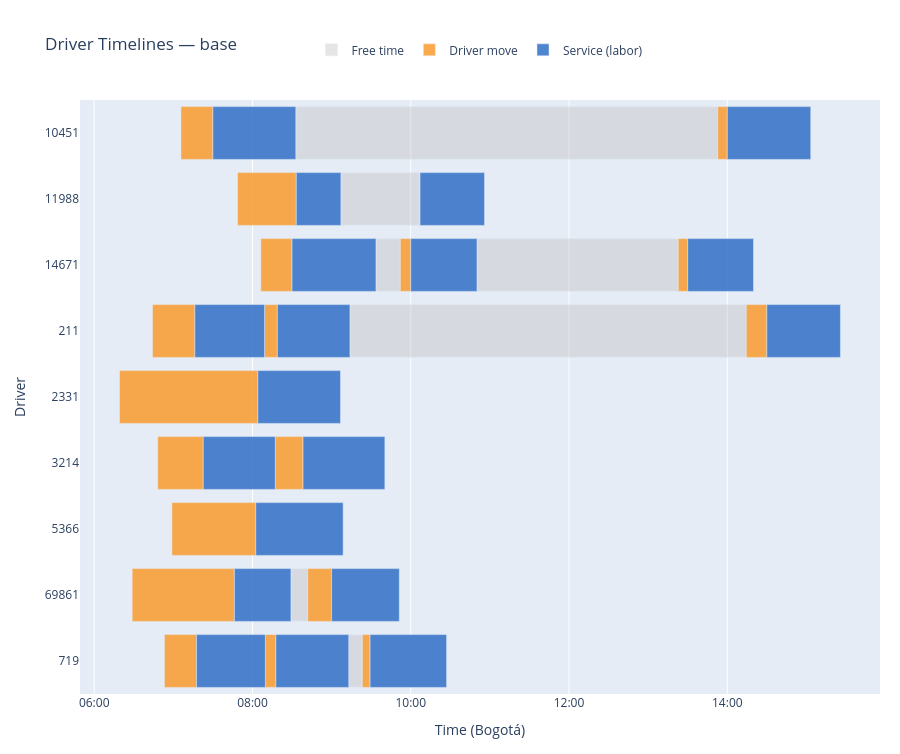
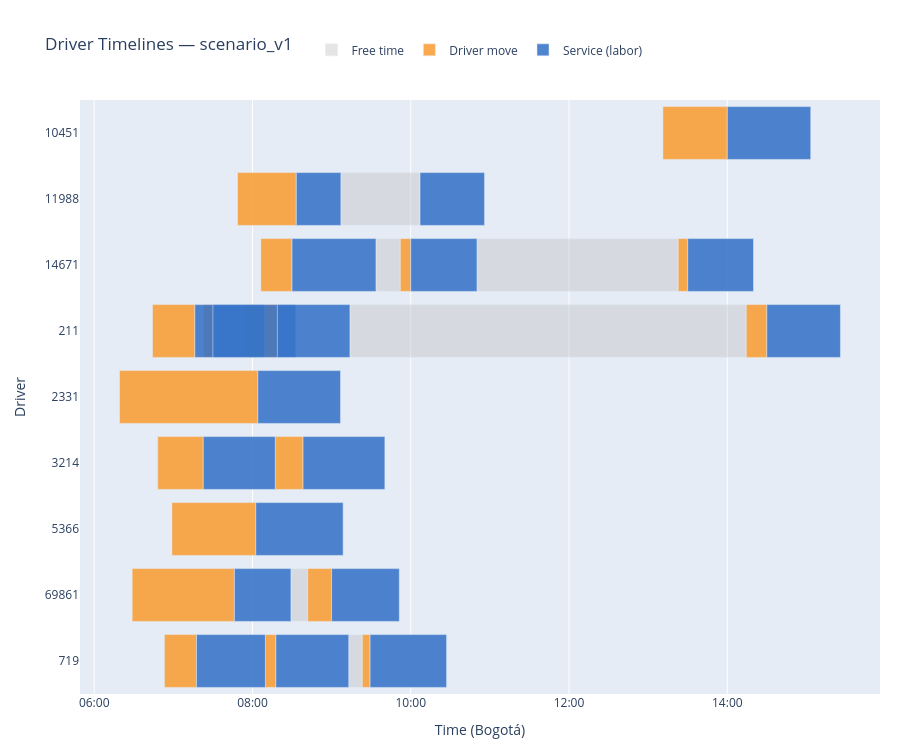

Here is the notebook cell these charts were saved with, in order:
### Code cell
# ── Gantt Charts — one per scenario ─────────────────────────────────────────
for label, rows, segs in zip(
    _scenario_set.labels,
    _scenario_set.rows_list,
    _scenario_set.segments_list,
):
    _drivers = sorted({r["driver_id"] for r in rows if r["driver_id"] is not None})
    build_gantt_figure(segs, _drivers, label).show()

### Figure 1 — Plotly figure (JSON) as saved in the notebook; plotly's stock layout.template omitted (floating-point values rounded to 4 significant figures)
{"data": [{"base": ["2026-05-05T09:13:53.640000", "2026-05-05T08:17:17.580000", "2026-05-05T08:32:51", "2026-05-05T09:33:37.800000", "2026-05-05T10:50:13.200000", "2026-05-05T09:13:00.540000", "2026-05-05T09:07:02.640000", "2026-05-05T08:29:10.380000"], "hoverinfo": "text", "hovertext": ["<b>Free time</b><br>Driver: 211<br>Labor: 582581<br>Service: 476091<br>Start: 09:13<br>End:   14:14<br>Duration: 300.5 min", "<b>Free time</b><br>Driver: 3214<br>Labor: 575990<br>Service: 469754<br>Start: 08:17<br>End:   08:17<br>Duration: 0.0 min", "<b>Free time</b><br>Driver: 10451<br>Labor: 582087<br>Service: 475611<br>Start: 08:32<br>End:   13:52<br>Duration: 319.9 min", "<b>Free time</b><br>Driver: 14671<br>Labor: 584522<br>Service: 477996<br>Start: 09:33<br>End:   09:52<br>Duration: 18.5 min", "<b>Free time</b><br>Driver: 14671<br>Labor: 580598<br>Service: 474217<br>Start: 10:50<br>End:   13:22<br>Duration: 152.6 min", "<b>Free time</b><br>Driver: 719<br>Labor: 583222<br>Service: 476714<br>Start: 09:13<br>End:   09:23<br>Duration: 10.3 min", "<b>Free time</b><br>Driver: 11988<br>Labor: 581306<br>Service: 474882<br>Start: 09:07<br>End:   10:07<br>Duration: 60.0 min", "<b>Free time</b><br>Driver: 69861<br>Labor: 584209<br>Service: 477688<br>Start: 08:29<br>End:   08:41<br>Duration: 12.8 min"], "legendgroup": "FREE_TIME", "marker": {"color": "rgba(190, 190, 190, 0.40)"}, "name": "Free time", "orientation": "h", "type": "bar", "x": [18029640, 100, 19197000, 1107720, 9154800, 617700, 3600000, 765300], "y": ["211", "3214", "10451", "14671", "14671", "719", "11988", "69861"]}, {"base": ["2026-05-05T06:44:14.640000", "2026-05-05T08:09:10.500000", "2026-05-05T14:14:23.280000", "2026-05-05T06:48:09.864000", "2026-05-05T08:17:17.680000", "2026-05-05T06:58:55.848000", "2026-05-05T07:05:46.680000", "2026-05-05T13:52:48", "2026-05-05T08:06:20.016000", "2026-05-05T09:52:05.520000", "2026-05-05T13:22:48", "2026-05-05T06:19:14.430000", "2026-05-05T06:53:15.756000", "2026-05-05T08:09:47.520000", "2026-05-05T09:23:18.240000", "2026-05-05T07:48:41.166000", "2026-05-05T06:28:47.586000", "2026-05-05T08:41:55.680000"], "hoverinfo": "text", "hovertext": ["<b>Driver move</b><br>Driver: 211<br>Labor: 568175<br>Service: 462197<br>Start: 06:44<br>End:   07:16<br>Duration: 32.1 min<br>Distance: 10.70 km", "<b>Driver move</b><br>Driver: 211<br>Labor: 583229<br>Service: 476721<br>Start: 08:09<br>End:   08:18<br>Duration: 9.7 min<br>Distance: 5.99 km", "<b>Driver move</b><br>Driver: 211<br>Labor: 582581<br>Service: 476091<br>Start: 14:14<br>End:   14:30<br>Duration: 15.6 min<br>Distance: 7.28 km", "<b>Driver move</b><br>Driver: 3214<br>Labor: 577164<br>Service: 470895<br>Start: 06:48<br>End:   07:22<br>Duration: 34.5 min<br>Distance: 11.51 km", "<b>Driver move</b><br>Driver: 3214<br>Labor: 575990<br>Service: 469754<br>Start: 08:17<br>End:   08:38<br>Duration: 21.1 min<br>Distance: 11.09 km", "<b>Driver move</b><br>Driver: 5366<br>Labor: 579573<br>Service: 473252<br>Start: 06:58<br>End:   08:02<br>Duration: 63.6 min<br>Distance: 21.20 km", "<b>Driver move</b><br>Driver: 10451<br>Labor: 581535<br>Service: 473669<br>Start: 07:05<br>End:   07:30<br>Duration: 24.2 min<br>Distance: 8.07 km", "<b>Driver move</b><br>Driver: 10451<br>Labor: 582087<br>Service: 475611<br>Start: 13:52<br>End:   14:00<br>Duration: 7.2 min<br>Distance: 4.23 km", "<b>Driver move</b><br>Driver: 14671<br>Labor: 583370<br>Service: 476859<br>Start: 08:06<br>End:   08:30<br>Duration: 23.7 min<br>Distance: 7.89 km", "<b>Driver move</b><br>Driver: 14671<br>Labor: 584522<br>Service: 477996<br>Start: 09:52<br>End:   10:00<br>Duration: 7.9 min<br>Distance: 3.27 km", "<b>Driver move</b><br>Driver: 14671<br>Labor: 580598<br>Service: 474217<br>Start: 13:22<br>End:   13:30<br>Duration: 7.2 min<br>Distance: 3.28 km", "<b>Driver move</b><br>Driver: 2331<br>Labor: 581010<br>Service: 474609<br>Start: 06:19<br>End:   08:04<br>Duration: 104.9 min<br>Distance: 34.95 km", "<b>Driver move</b><br>Driver: 719<br>Labor: 581134<br>Service: 474726<br>Start: 06:53<br>End:   07:17<br>Duration: 24.3 min<br>Distance: 8.10 km", "<b>Driver move</b><br>Driver: 719<br>Labor: 583190<br>Service: 476688<br>Start: 08:09<br>End:   08:17<br>Duration: 8.0 min<br>Distance: 3.72 km", "<b>Driver move</b><br>Driver: 719<br>Labor: 583222<br>Service: 476714<br>Start: 09:23<br>End:   09:29<br>Duration: 5.9 min<br>Distance: 0.49 km", "<b>Driver move</b><br>Driver: 11988<br>Labor: 581304<br>Service: 474882<br>Start: 07:48<br>End:   08:33<br>Duration: 44.5 min<br>Distance: 14.85 km", "<b>Driver move</b><br>Driver: 69861<br>Labor: 583220<br>Service: 476714<br>Start: 06:28<br>End:   07:46<br>Duration: 77.5 min<br>Distance: 25.83 km", "<b>Driver move</b><br>Driver: 69861<br>Labor: 584209<br>Service: 477688<br>Start: 08:41<br>End:   09:00<br>Duration: 18.1 min<br>Distance: 9.35 km"], "legendgroup": "DRIVER_MOVE", "marker": {"color": "rgba(250, 155, 45,  0.85)"}, "name": "Driver move", "orientation": "h", "type": "bar", "x": [1925460, 581940, 936720, 2071116, 1263060, 3815892, 1453320, 432000, 1419984, 474480, 432000, 6291450, 1457964, 478620, 352440, 2672874, 4649994, 1084320], "y": ["211", "211", "211", "3214", "3214", "5366", "10451", "10451", "14671", "14671", "14671", "2331", "719", "719", "719", "11988", "69861", "69861"]}, {"base": ["2026-05-05T07:16:20.100000", "2026-05-05T08:18:52.440000", "2026-05-05T14:30:00", "2026-05-05T07:22:40.980000", "2026-05-05T08:38:20.740000", "2026-05-05T08:02:31.740000", "2026-05-05T07:30:00", "2026-05-05T14:00:00", "2026-05-05T08:30:00", "2026-05-05T10:00:00", "2026-05-05T13:30:00", "2026-05-05T08:04:05.880000", "2026-05-05T07:17:33.720000", "2026-05-05T08:17:46.140000", "2026-05-05T09:29:10.680000", "2026-05-05T08:33:14.040000", "2026-05-05T10:07:02.640000", "2026-05-05T07:46:17.580000", "2026-05-05T09:00:00"], "hoverinfo": "text", "hovertext": ["<b>Service (labor)</b><br>Driver: 211<br>Labor: 568175<br>Service: 462197<br>Start: 07:16<br>End:   08:09<br>Duration: 52.8 min<br>Distance: 4.64 km", "<b>Service (labor)</b><br>Driver: 211<br>Labor: 583229<br>Service: 476721<br>Start: 08:18<br>End:   09:13<br>Duration: 55.0 min<br>Distance: 6.28 km", "<b>Service (labor)</b><br>Driver: 211<br>Labor: 582581<br>Service: 476091<br>Start: 14:30<br>End:   15:25<br>Duration: 55.8 min<br>Distance: 5.59 km", "<b>Service (labor)</b><br>Driver: 3214<br>Labor: 577164<br>Service: 470895<br>Start: 07:22<br>End:   08:17<br>Duration: 54.6 min<br>Distance: 7.57 km", "<b>Service (labor)</b><br>Driver: 3214<br>Labor: 575990<br>Service: 469754<br>Start: 08:38<br>End:   09:40<br>Duration: 62.0 min<br>Distance: 11.35 km", "<b>Service (labor)</b><br>Driver: 5366<br>Labor: 579573<br>Service: 473252<br>Start: 08:02<br>End:   09:08<br>Duration: 66.2 min<br>Distance: 23.69 km", "<b>Service (labor)</b><br>Driver: 10451<br>Labor: 581535<br>Service: 473669<br>Start: 07:30<br>End:   08:32<br>Duration: 62.9 min<br>Distance: 11.81 km", "<b>Service (labor)</b><br>Driver: 10451<br>Labor: 582087<br>Service: 475611<br>Start: 14:00<br>End:   15:03<br>Duration: 63.3 min<br>Distance: 12.79 km", "<b>Service (labor)</b><br>Driver: 14671<br>Labor: 583370<br>Service: 476859<br>Start: 08:30<br>End:   09:33<br>Duration: 63.6 min<br>Distance: 14.92 km", "<b>Service (labor)</b><br>Driver: 14671<br>Labor: 584522<br>Service: 477996<br>Start: 10:00<br>End:   10:50<br>Duration: 50.2 min<br>Distance: 3.04 km", "<b>Service (labor)</b><br>Driver: 14671<br>Labor: 580598<br>Service: 474217<br>Start: 13:30<br>End:   14:19<br>Duration: 49.9 min<br>Distance: 3.28 km", "<b>Service (labor)</b><br>Driver: 2331<br>Labor: 581010<br>Service: 474609<br>Start: 08:04<br>End:   09:06<br>Duration: 62.6 min<br>Distance: 10.86 km", "<b>Service (labor)</b><br>Driver: 719<br>Labor: 581134<br>Service: 474726<br>Start: 07:17<br>End:   08:09<br>Duration: 52.2 min<br>Distance: 5.14 km", "<b>Service (labor)</b><br>Driver: 719<br>Labor: 583190<br>Service: 476688<br>Start: 08:17<br>End:   09:13<br>Duration: 55.2 min<br>Distance: 7.95 km", "<b>Service (labor)</b><br>Driver: 719<br>Labor: 583222<br>Service: 476714<br>Start: 09:29<br>End:   10:27<br>Duration: 58.0 min<br>Distance: 9.29 km", "<b>Service (labor)</b><br>Driver: 11988<br>Labor: 581304<br>Service: 474882<br>Start: 08:33<br>End:   09:07<br>Duration: 33.8 min<br>Distance: 1.52 km", "<b>Service (labor)</b><br>Driver: 11988<br>Labor: 581306<br>Service: 474882<br>Start: 10:07<br>End:   10:55<br>Duration: 48.9 min<br>Distance: 1.52 km", "<b>Service (labor)</b><br>Driver: 69861<br>Labor: 583220<br>Service: 476714<br>Start: 07:46<br>End:   08:29<br>Duration: 42.9 min<br>Distance: 8.37 km", "<b>Service (labor)</b><br>Driver: 69861<br>Labor: 584209<br>Service: 477688<br>Start: 09:00<br>End:   09:51<br>Duration: 51.3 min<br>Distance: 2.67 km"], "legendgroup": "VEHICLE_TRANSPORTATION", "marker": {"color": "rgba(55,  115, 200, 0.88)"}, "name": "Service (labor)", "orientation": "h", "type": "bar", "x": [3170400, 3301200, 3346800, 3276600, 3721800, 3973200, 3771000, 3796200, 3817800, 3013200, 2991600, 3759000, 3133800, 3314400, 3480000, 2028600, 2934000, 2572800, 3079800], "y": ["211", "211", "211", "3214", "3214", "5366", "10451", "10451", "14671", "14671", "14671", "2331", "719", "719", "719", "11988", "11988", "69861", "69861"]}], "layout": {"barmode": "overlay", "height": 754, "hovermode": "closest", "legend": {"orientation": "h", "x": 0.5, "xanchor": "center", "y": 1.06, "yanchor": "bottom"}, "margin": {"b": 60, "l": 80, "r": 20, "t": 100}, "title": {"text": "Driver Timelines — base"}, "xaxis": {"range": ["2026-05-05T05:49:14.430000", "2026-05-05T15:55:46.800000"], "tickformat": "%H:%M", "title": {"text": "Time (Bogotá)"}, "type": "date"}, "yaxis": {"categoryarray": ["719", "69861", "5366", "3214", "2331", "211", "14671", "11988", "10451"], "categoryorder": "array", "title": {"text": "Driver"}}}}

### Figure 2 — Plotly figure (JSON) as saved in the notebook; plotly's stock layout.template omitted (floating-point values rounded to 4 significant figures)
{"data": [{"base": ["2026-05-05T09:13:53.640000", "2026-05-05T08:17:17.580000", "2026-05-05T09:33:37.800000", "2026-05-05T10:50:13.200000", "2026-05-05T09:13:00.540000", "2026-05-05T09:07:02.640000", "2026-05-05T08:29:10.380000"], "hoverinfo": "text", "hovertext": ["<b>Free time</b><br>Driver: 211<br>Labor: 582581<br>Service: 476091<br>Start: 09:13<br>End:   14:14<br>Duration: 300.5 min", "<b>Free time</b><br>Driver: 3214<br>Labor: 575990<br>Service: 469754<br>Start: 08:17<br>End:   08:17<br>Duration: 0.0 min", "<b>Free time</b><br>Driver: 14671<br>Labor: 584522<br>Service: 477996<br>Start: 09:33<br>End:   09:52<br>Duration: 18.5 min", "<b>Free time</b><br>Driver: 14671<br>Labor: 580598<br>Service: 474217<br>Start: 10:50<br>End:   13:22<br>Duration: 152.6 min", "<b>Free time</b><br>Driver: 719<br>Labor: 583222<br>Service: 476714<br>Start: 09:13<br>End:   09:23<br>Duration: 10.3 min", "<b>Free time</b><br>Driver: 11988<br>Labor: 581306<br>Service: 474882<br>Start: 09:07<br>End:   10:07<br>Duration: 60.0 min", "<b>Free time</b><br>Driver: 69861<br>Labor: 584209<br>Service: 477688<br>Start: 08:29<br>End:   08:41<br>Duration: 12.8 min"], "legendgroup": "FREE_TIME", "marker": {"color": "rgba(190, 190, 190, 0.40)"}, "name": "Free time", "orientation": "h", "type": "bar", "x": [18029640, 100, 1107720, 9154800, 617700, 3600000, 765300], "y": ["211", "3214", "14671", "14671", "719", "11988", "69861"]}, {"base": ["2026-05-05T06:44:14.640000", "2026-05-05T07:22:48", "2026-05-05T07:54:14.280000", "2026-05-05T14:14:23.280000", "2026-05-05T06:48:09.864000", "2026-05-05T08:17:17.680000", "2026-05-05T06:58:55.848000", "2026-05-05T08:06:20.016000", "2026-05-05T09:52:05.520000", "2026-05-05T13:22:48", "2026-05-05T06:19:14.430000", "2026-05-05T06:53:15.756000", "2026-05-05T08:09:47.520000", "2026-05-05T09:23:18.240000", "2026-05-05T07:48:41.166000", "2026-05-05T13:11:11.832000", "2026-05-05T06:28:47.586000", "2026-05-05T08:41:55.680000"], "hoverinfo": "text", "hovertext": ["<b>Driver move</b><br>Driver: 211<br>Labor: 568175<br>Service: 462197<br>Start: 06:44<br>End:   07:16<br>Duration: 32.1 min<br>Distance: 10.70 km", "<b>Driver move</b><br>Driver: 211<br>Labor: 581535<br>Service: 473669<br>Start: 07:22<br>End:   07:30<br>Duration: 7.2 min<br>Distance: 3.25 km<br><i>⚠ infeasible</i>", "<b>Driver move</b><br>Driver: 211<br>Labor: 583229<br>Service: 476721<br>Start: 07:54<br>End:   08:18<br>Duration: 24.6 min<br>Distance: 13.62 km<br><i>⚠ infeasible</i>", "<b>Driver move</b><br>Driver: 211<br>Labor: 582581<br>Service: 476091<br>Start: 14:14<br>End:   14:30<br>Duration: 15.6 min<br>Distance: 7.28 km", "<b>Driver move</b><br>Driver: 3214<br>Labor: 577164<br>Service: 470895<br>Start: 06:48<br>End:   07:22<br>Duration: 34.5 min<br>Distance: 11.51 km", "<b>Driver move</b><br>Driver: 3214<br>Labor: 575990<br>Service: 469754<br>Start: 08:17<br>End:   08:38<br>Duration: 21.1 min<br>Distance: 11.09 km", "<b>Driver move</b><br>Driver: 5366<br>Labor: 579573<br>Service: 473252<br>Start: 06:58<br>End:   08:02<br>Duration: 63.6 min<br>Distance: 21.20 km", "<b>Driver move</b><br>Driver: 14671<br>Labor: 583370<br>Service: 476859<br>Start: 08:06<br>End:   08:30<br>Duration: 23.7 min<br>Distance: 7.89 km", "<b>Driver move</b><br>Driver: 14671<br>Labor: 584522<br>Service: 477996<br>Start: 09:52<br>End:   10:00<br>Duration: 7.9 min<br>Distance: 3.27 km", "<b>Driver move</b><br>Driver: 14671<br>Labor: 580598<br>Service: 474217<br>Start: 13:22<br>End:   13:30<br>Duration: 7.2 min<br>Distance: 3.28 km", "<b>Driver move</b><br>Driver: 2331<br>Labor: 581010<br>Service: 474609<br>Start: 06:19<br>End:   08:04<br>Duration: 104.9 min<br>Distance: 34.95 km", "<b>Driver move</b><br>Driver: 719<br>Labor: 581134<br>Service: 474726<br>Start: 06:53<br>End:   07:17<br>Duration: 24.3 min<br>Distance: 8.10 km", "<b>Driver move</b><br>Driver: 719<br>Labor: 583190<br>Service: 476688<br>Start: 08:09<br>End:   08:17<br>Duration: 8.0 min<br>Distance: 3.72 km", "<b>Driver move</b><br>Driver: 719<br>Labor: 583222<br>Service: 476714<br>Start: 09:23<br>End:   09:29<br>Duration: 5.9 min<br>Distance: 0.49 km", "<b>Driver move</b><br>Driver: 11988<br>Labor: 581304<br>Service: 474882<br>Start: 07:48<br>End:   08:33<br>Duration: 44.5 min<br>Distance: 14.85 km", "<b>Driver move</b><br>Driver: 10451<br>Labor: 582087<br>Service: 475611<br>Start: 13:11<br>End:   14:00<br>Duration: 48.8 min<br>Distance: 16.27 km", "<b>Driver move</b><br>Driver: 69861<br>Labor: 583220<br>Service: 476714<br>Start: 06:28<br>End:   07:46<br>Duration: 77.5 min<br>Distance: 25.83 km", "<b>Driver move</b><br>Driver: 69861<br>Labor: 584209<br>Service: 477688<br>Start: 08:41<br>End:   09:00<br>Duration: 18.1 min<br>Distance: 9.35 km"], "legendgroup": "DRIVER_MOVE", "marker": {"color": "rgba(250, 155, 45,  0.85)"}, "name": "Driver move", "orientation": "h", "type": "bar", "x": [1925460, 432000, 1478160, 936720, 2071116, 1263060, 3815892, 1419984, 474480, 432000, 6291450, 1457964, 478620, 352440, 2672874, 2928168, 4649994, 1084320], "y": ["211", "211", "211", "211", "3214", "3214", "5366", "14671", "14671", "14671", "2331", "719", "719", "719", "11988", "10451", "69861", "69861"]}, {"base": ["2026-05-05T07:16:20.100000", "2026-05-05T07:30:00", "2026-05-05T08:18:52.440000", "2026-05-05T14:30:00", "2026-05-05T07:22:40.980000", "2026-05-05T08:38:20.740000", "2026-05-05T08:02:31.740000", "2026-05-05T08:30:00", "2026-05-05T10:00:00", "2026-05-05T13:30:00", "2026-05-05T08:04:05.880000", "2026-05-05T07:17:33.720000", "2026-05-05T08:17:46.140000", "2026-05-05T09:29:10.680000", "2026-05-05T08:33:14.040000", "2026-05-05T10:07:02.640000", "2026-05-05T14:00:00", "2026-05-05T07:46:17.580000", "2026-05-05T09:00:00"], "hoverinfo": "text", "hovertext": ["<b>Service (labor)</b><br>Driver: 211<br>Labor: 568175<br>Service: 462197<br>Start: 07:16<br>End:   08:09<br>Duration: 52.8 min<br>Distance: 4.64 km", "<b>Service (labor)</b><br>Driver: 211<br>Labor: 581535<br>Service: 473669<br>Start: 07:30<br>End:   08:32<br>Duration: 62.9 min<br>Distance: 11.81 km<br><i>⚠ infeasible</i>", "<b>Service (labor)</b><br>Driver: 211<br>Labor: 583229<br>Service: 476721<br>Start: 08:18<br>End:   09:13<br>Duration: 55.0 min<br>Distance: 6.28 km<br><i>⚠ infeasible</i>", "<b>Service (labor)</b><br>Driver: 211<br>Labor: 582581<br>Service: 476091<br>Start: 14:30<br>End:   15:25<br>Duration: 55.8 min<br>Distance: 5.59 km", "<b>Service (labor)</b><br>Driver: 3214<br>Labor: 577164<br>Service: 470895<br>Start: 07:22<br>End:   08:17<br>Duration: 54.6 min<br>Distance: 7.57 km", "<b>Service (labor)</b><br>Driver: 3214<br>Labor: 575990<br>Service: 469754<br>Start: 08:38<br>End:   09:40<br>Duration: 62.0 min<br>Distance: 11.35 km", "<b>Service (labor)</b><br>Driver: 5366<br>Labor: 579573<br>Service: 473252<br>Start: 08:02<br>End:   09:08<br>Duration: 66.2 min<br>Distance: 23.69 km", "<b>Service (labor)</b><br>Driver: 14671<br>Labor: 583370<br>Service: 476859<br>Start: 08:30<br>End:   09:33<br>Duration: 63.6 min<br>Distance: 14.92 km", "<b>Service (labor)</b><br>Driver: 14671<br>Labor: 584522<br>Service: 477996<br>Start: 10:00<br>End:   10:50<br>Duration: 50.2 min<br>Distance: 3.04 km", "<b>Service (labor)</b><br>Driver: 14671<br>Labor: 580598<br>Service: 474217<br>Start: 13:30<br>End:   14:19<br>Duration: 49.9 min<br>Distance: 3.28 km", "<b>Service (labor)</b><br>Driver: 2331<br>Labor: 581010<br>Service: 474609<br>Start: 08:04<br>End:   09:06<br>Duration: 62.6 min<br>Distance: 10.86 km", "<b>Service (labor)</b><br>Driver: 719<br>Labor: 581134<br>Service: 474726<br>Start: 07:17<br>End:   08:09<br>Duration: 52.2 min<br>Distance: 5.14 km", "<b>Service (labor)</b><br>Driver: 719<br>Labor: 583190<br>Service: 476688<br>Start: 08:17<br>End:   09:13<br>Duration: 55.2 min<br>Distance: 7.95 km", "<b>Service (labor)</b><br>Driver: 719<br>Labor: 583222<br>Service: 476714<br>Start: 09:29<br>End:   10:27<br>Duration: 58.0 min<br>Distance: 9.29 km", "<b>Service (labor)</b><br>Driver: 11988<br>Labor: 581304<br>Service: 474882<br>Start: 08:33<br>End:   09:07<br>Duration: 33.8 min<br>Distance: 1.52 km", "<b>Service (labor)</b><br>Driver: 11988<br>Labor: 581306<br>Service: 474882<br>Start: 10:07<br>End:   10:55<br>Duration: 48.9 min<br>Distance: 1.52 km", "<b>Service (labor)</b><br>Driver: 10451<br>Labor: 582087<br>Service: 475611<br>Start: 14:00<br>End:   15:03<br>Duration: 63.3 min<br>Distance: 12.79 km", "<b>Service (labor)</b><br>Driver: 69861<br>Labor: 583220<br>Service: 476714<br>Start: 07:46<br>End:   08:29<br>Duration: 42.9 min<br>Distance: 8.37 km", "<b>Service (labor)</b><br>Driver: 69861<br>Labor: 584209<br>Service: 477688<br>Start: 09:00<br>End:   09:51<br>Duration: 51.3 min<br>Distance: 2.67 km"], "legendgroup": "VEHICLE_TRANSPORTATION", "marker": {"color": "rgba(55,  115, 200, 0.88)"}, "name": "Service (labor)", "orientation": "h", "type": "bar", "x": [3170400, 3771000, 3301200, 3346800, 3276600, 3721800, 3973200, 3817800, 3013200, 2991600, 3759000, 3133800, 3314400, 3480000, 2028600, 2934000, 3796200, 2572800, 3079800], "y": ["211", "211", "211", "211", "3214", "3214", "5366", "14671", "14671", "14671", "2331", "719", "719", "719", "11988", "11988", "10451", "69861", "69861"]}], "layout": {"barmode": "overlay", "height": 754, "hovermode": "closest", "legend": {"orientation": "h", "x": 0.5, "xanchor": "center", "y": 1.06, "yanchor": "bottom"}, "margin": {"b": 60, "l": 80, "r": 20, "t": 100}, "title": {"text": "Driver Timelines — scenario_v1"}, "xaxis": {"range": ["2026-05-05T05:49:14.430000", "2026-05-05T15:55:46.800000"], "tickformat": "%H:%M", "title": {"text": "Time (Bogotá)"}, "type": "date"}, "yaxis": {"categoryarray": ["719", "69861", "5366", "3214", "2331", "211", "14671", "11988", "10451"], "categoryorder": "array", "title": {"text": "Driver"}}}}
